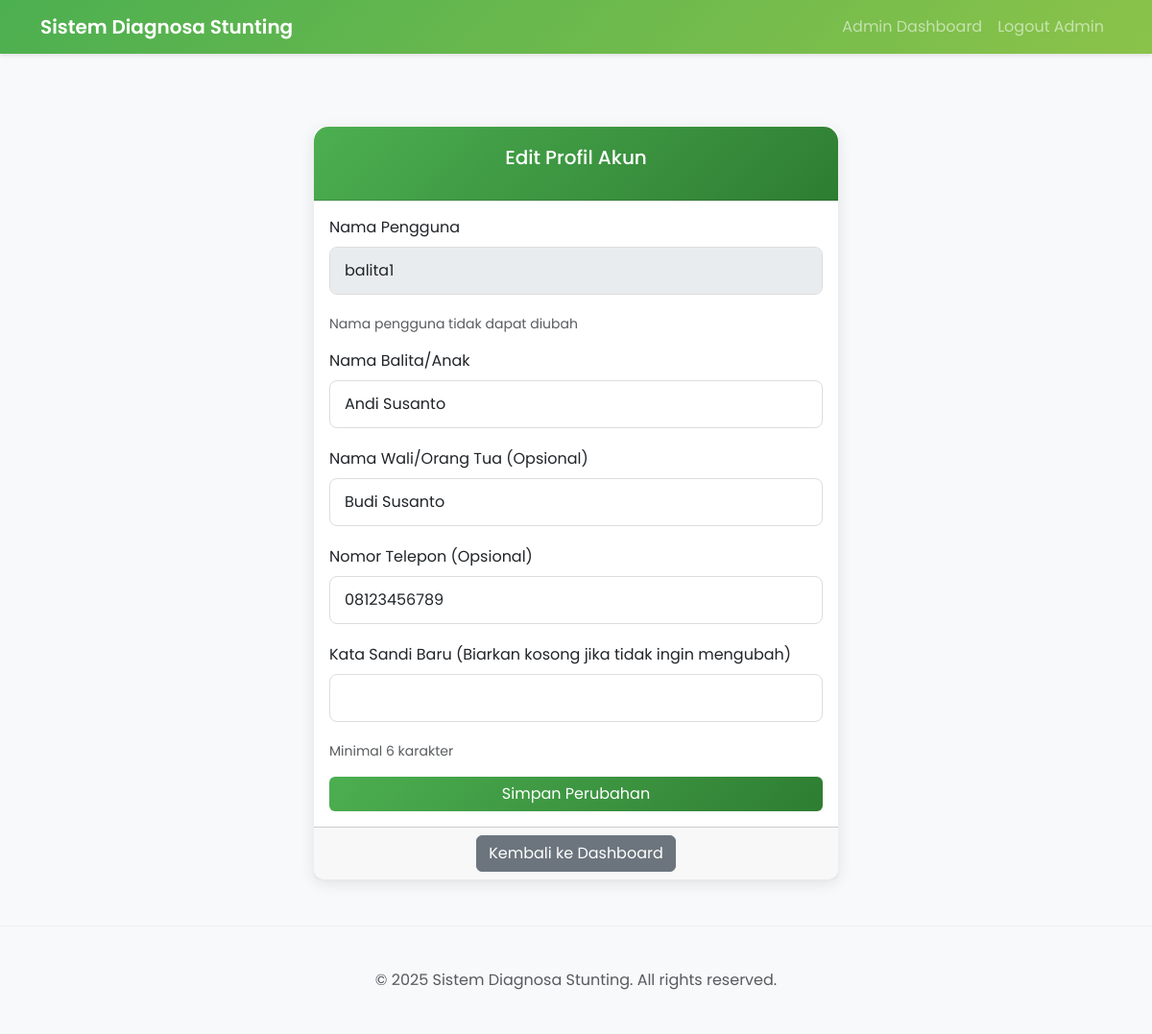
The app's page /akun/edit/ (signed in) with its own data.
### core/models.py (models this page shows, shortened)
class Pasien(models.Model):
    namaPengguna = models.CharField(max_length=50, unique=True, help_text="Nama Pengguna untuk akses Pasien/Wali")
    kataSandi = models.CharField(max_length=128) # Catatan: Gunakan fungsi hash saat menyimpan!
    nama = models.CharField(max_length=100)
    jenisKelamin = models.CharField(max_length=10, choices=[('L', 'Laki-laki'), ('P', 'Perempuan')])
    tanggalLahir = models.DateField()
    namaWali = models.CharField(max_length=100, blank=True, null=True, verbose_name="Nama Wali/Orang Tua")
    nomorTelepon = models.CharField(max_length=15, blank=True, null=True)
    class Meta:
        verbose_name_plural = "Pasien"

### core/views.py (the view, shortened to what this page needs)
# urls.py: path('akun/edit/', views.edit_akun_pasien, name='edit_akun_pasien'),
def edit_akun_pasien(request):
    if 'pasien_id' not in request.session:
        return redirect('login_pasien')
    pasien_id = request.session.get('pasien_id')
    try:
        pasien = Pasien.objects.get(id=pasien_id)
    except Pasien.DoesNotExist:
        request.session.flush()
        return redirect('login_pasien')
    if request.method == 'GET':
        context = {
            'pasien': pasien
        }
        return render(request, 'edit_akun_pasien.html', context)

### core/templates/edit_akun_pasien.html (shortened to what this page needs)
{% extends 'base.html' %}
{% block content %}
<div class="row justify-content-center">
    <div class="col-md-8 col-lg-6">
        <div class="card">
            <div class="card-header">
                <h3 class="text-center">Edit Profil Akun</h3>
            </div>
            <div class="card-body">
                <form method="post">
                    <div class="mb-3">
                        <label for="nama_pengguna" class="form-label">Nama Pengguna</label>
                        <input type="text" class="form-control" id="nama_pengguna" name="nama_pengguna" value="{{ pasien.namaPengguna }}" disabled>
                        <div class="form-text">Nama pengguna tidak dapat diubah</div>
                    </div>
                    <div class="mb-3">
                        <label for="nama" class="form-label">Nama Balita/Anak</label>
                        <input type="text" class="form-control" id="nama" name="nama" value="{{ pasien.nama }}" required>
                    </div>
                    <div class="mb-3">
                        <label for="nama_wali" class="form-label">Nama Wali/Orang Tua (Opsional)</label>
                        <input type="text" class="form-control" id="nama_wali" name="nama_wali" value="{{ pasien.namaWali|default:'' }}">
                    </div>
                    <div class="mb-3">
                        <label for="nomor_telepon" class="form-label">Nomor Telepon (Opsional)</label>
                        <input type="text" class="form-control" id="nomor_telepon" name="nomor_telepon" value="{{ pasien.nomorTelepon|default:'' }}">
                    </div>
                    <div class="mb-3">
                        <label for="kata_sandi_baru" class="form-label">Kata Sandi Baru (Biarkan kosong jika tidak ingin mengubah)</label>
                        <input type="password" class="form-control" id="kata_sandi_baru" name="kata_sandi_baru">
                        <div class="form-text">Minimal 6 karakter</div>
                    </div>
                    <button type="submit" class="btn btn-primary w-100">Simpan Perubahan</button>
                </form>
            </div>
            <div class="card-footer text-center">
                <a href="{% url 'dashboard_pasien' %}" class="btn btn-secondary">Kembali ke Dashboard</a>
            </div>
        </div>
    </div>
</div>
{% endblock %}

### core/static/core/style.css (style rules this page uses)
body { font-family: 'Poppins', sans-serif; padding-top: 60px; background-color: #f8f9fa; }
.btn-primary { background: linear-gradient(135deg, #4CAF50, #2E7D32); border: none; }
.card { border-radius: 10px; box-shadow: 0 4px 15px rgba(0,0,0,.1); transition: transform 0.3s ease, box-shadow 0.3s ease; border: none; }
.container h3 { font-size: 1.25rem; margin-bottom: 0.75rem; }
.card-header { background: linear-gradient(135deg, #4CAF50, #2E7D32); color: white; border-radius: 15px 15px 0 0 !important; text-align: center; padding: 20px; }
.form-control { border-radius: 8px; padding: 12px 15px; margin-bottom: 20px; border: 1px solid #ddd; }

### records on screen
Pasien: nama_pengguna "balita1", nama "Andi Susanto", nama_wali "Budi Susanto", nomor_telepon "08123456789"
